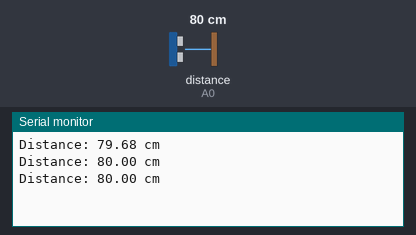
Simulated run of this sketch. Board: Arduino Uno, built with avr-gcc and run on an emulated ATmega328P. Parts: the last lines printed to the serial monitor. Wiring (inferred from the names in the program): ultrasonic range finder: trigger pin 10; echo A0. The test bench sets the inputs (shaded band); at power-on: distance to the obstacle (sensor on A0) 80 cm. The echo pulse lasts 58.3 µs per cm.

Above: at 1.3 s.
1.4 s: distance to the obstacle (sensor on A0) set to 2 cm
At 1.9 s:
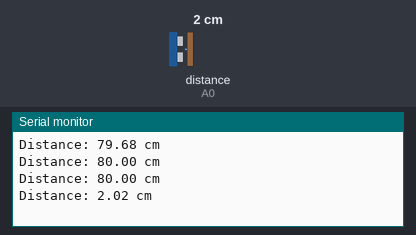
2.9 s: distance to the obstacle (sensor on A0) set to 4 cm
At 3.4 s:
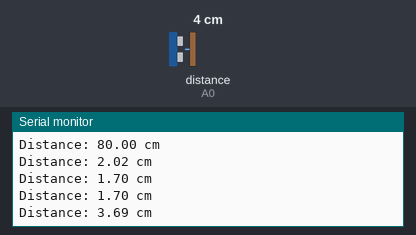
Timing chart, 0 to 5.9 s (numbered marks = the images above; inputs shaded):
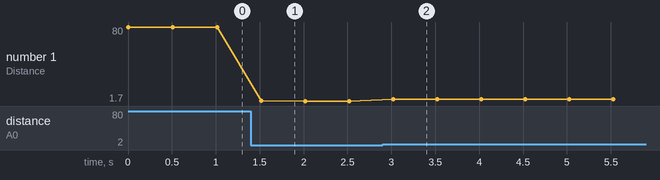

Measured:
- after the input at 1.4 s, the serial monitor: prints a new line after 0.12 s (image 1)
- after the input at 2.9 s, the serial monitor: prints a new line after 0.12 s (image 2)
- plotted number 1: 80 → 1.7 after the input at 1.4 s, 1.7 → 3.69 after the input at 2.9 s

The sketch:

Ultrasound_distancesensor_codecheck.ino
```cpp
// Test code for ultrasonic sensor (HC-SR04)

const int triggerPin = 10;  // Trigger pin
const int echoPin = A0;     // Echo pin

long duration;
float distance;

void setup() {
  Serial.begin(9600);
  pinMode(triggerPin, OUTPUT);
  pinMode(echoPin, INPUT);
}

void loop() {
  // Send ultrasonic pulse
  digitalWrite(triggerPin, LOW);
  delayMicroseconds(2);
  digitalWrite(triggerPin, HIGH);
  delayMicroseconds(10);
  digitalWrite(triggerPin, LOW);

  // Measure echo response time
  duration = pulseIn(echoPin, HIGH, 30000);  // timeout after 30ms
  distance = duration * 0.0343 / 2;          // Convert to cm

  // Print result to Serial Monitor
  Serial.print("Distance: ");
  Serial.print(distance);
  Serial.println(" cm");

  delay(500);  // Wait before next measurement
}
```
